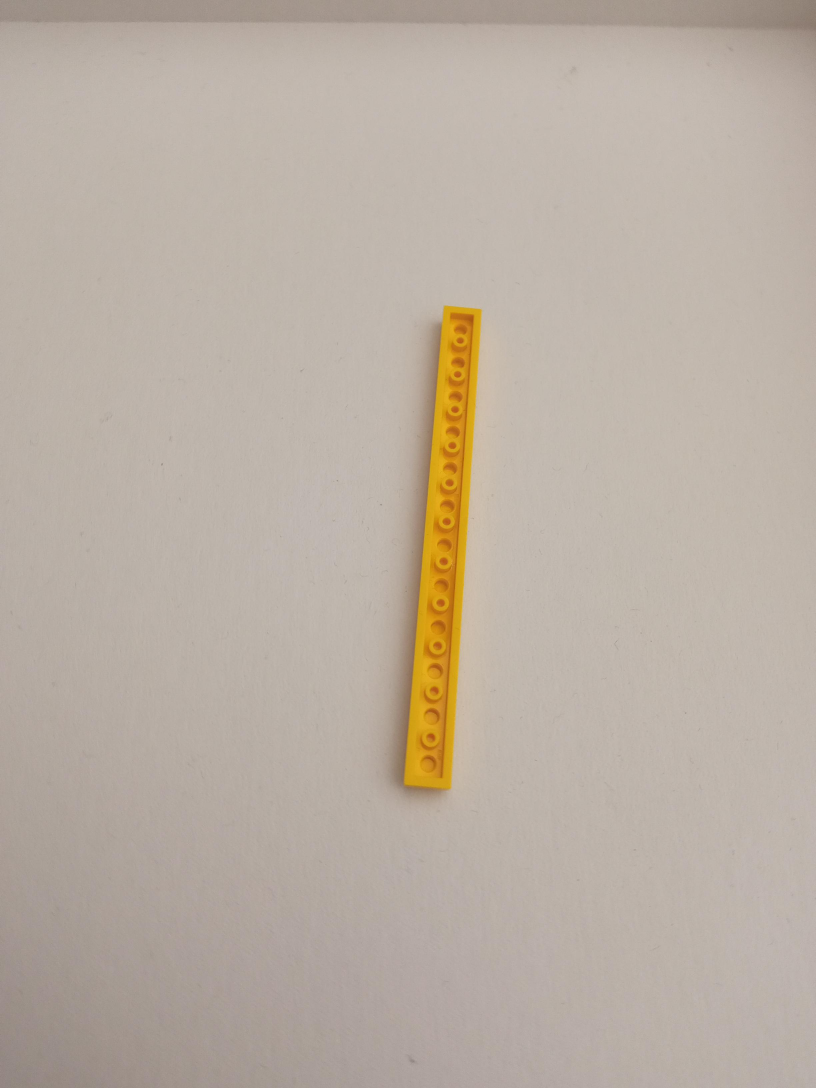
#> input picture project/samples/0_4UMA_original_60479_1609884606260.jpg, 2448 x 3264 px (shown at 1/3 size); its folder holds only this picture in this run
$ python -i transform_augment.py   (imports and definitions only)
#> lines starting #> are read from the running program, lines starting #| are printed output that depends on the picture
#> further down, picture is the input picture: shape (3264, 2448, 3); mean B, G, R 163.3, 174.9, 186.3
import os
import cv2
import numpy as np
import random
import math

NEW_FOLDER = 'generated_augmented'
# Create new folder
# [2 lines not run here, left out]

# Define transformations
# [7 lines left out: function random_rotate, not called in this run]

def random_flip(image):
    flip_code = random.choice([-1, 0, 1])
    return cv2.flip(image, flip_code)

def random_brightness(image):
    value = random.randint(-50, 50)
    hsv = cv2.cvtColor(image, cv2.COLOR_BGR2HSV)
#> hsv: shape (3264, 2448, 3); mean H, S, V 13.9, 31.1, 186.3
    h, s, v = cv2.split(hsv)
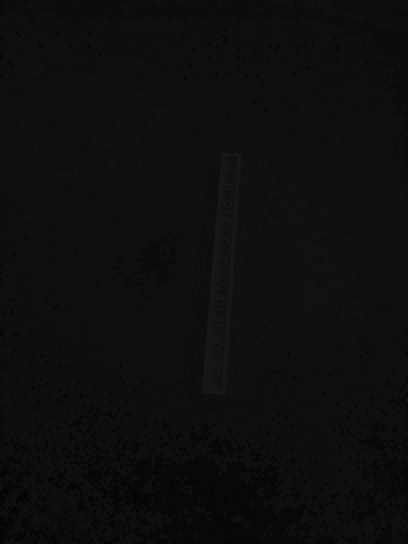
#> h: shape (3264, 2448) (shown at 1/6 size); min 0, max 177, mean 13.9
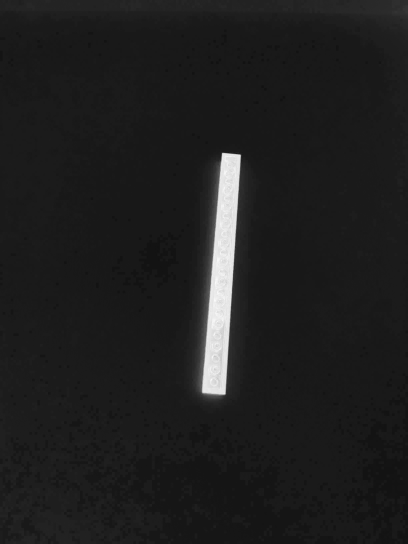
#> s: shape (3264, 2448) (shown at 1/6 size); min 8, max 255, mean 31.1
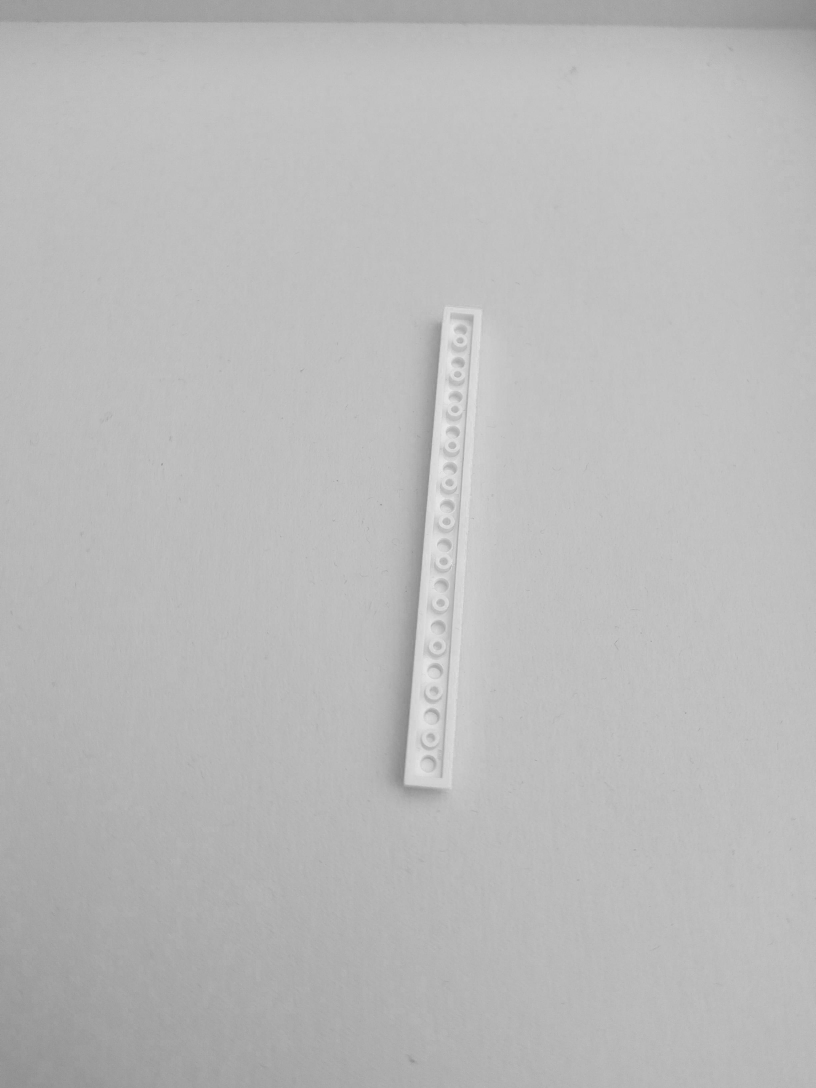
#> v: shape (3264, 2448) (shown at 1/3 size); min 130, max 240, mean 186.3
    v = cv2.add(v, value)
    v = np.clip(v, 0, 255)
    final_hsv = cv2.merge((h, s, v))
#> final_hsv: shape (3264, 2448, 3); mean H, S, V 13.9, 31.1, 185.3
    brightened = cv2.cvtColor(final_hsv, cv2.COLOR_HSV2BGR)
    return brightened

# Resize images
images_directory = 'generated_resized'
# [41 lines not run here, left out]

>>> import cv2
>>> picture = cv2.imread('../samples/0_4UMA_original_60479_1609884606260.jpg')
>>> result = random_brightness(picture)
